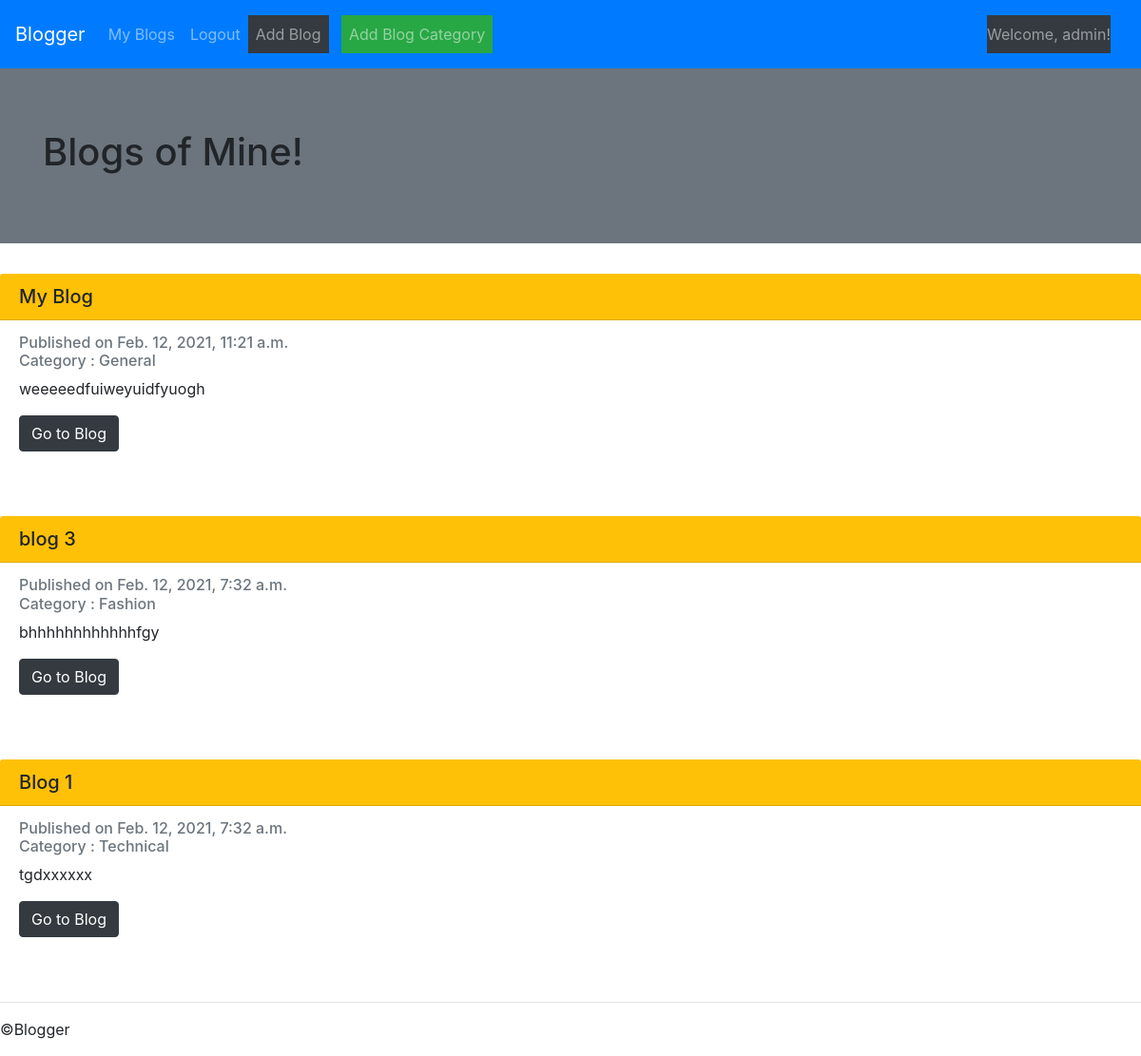
Page /blogger/myblogs/ (signed in) on the earlier database version.
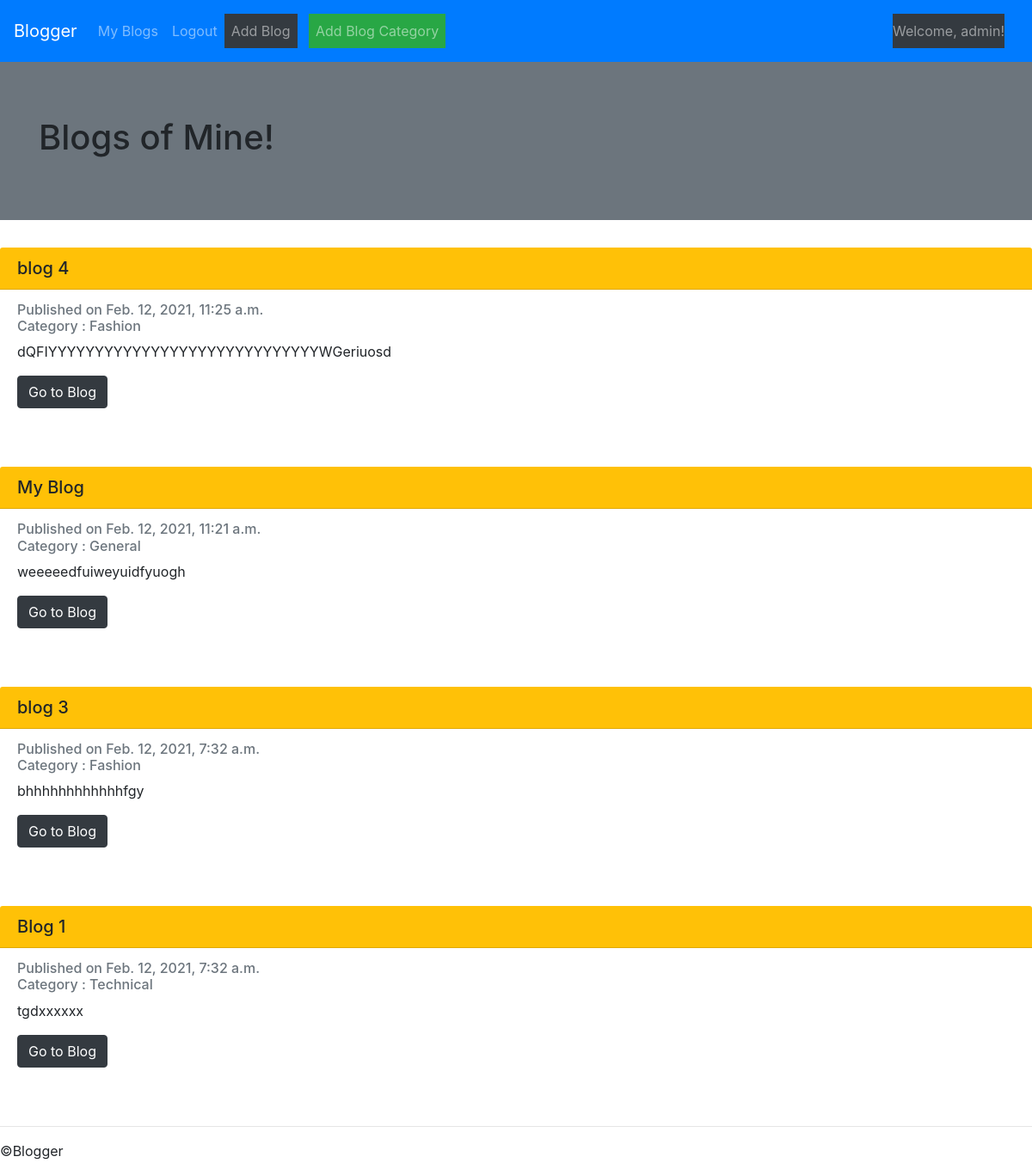
Same page on the later database version.
### blogger/models.py (models this page shows, shortened)
class Blog(models.Model):
	blog_name=models.CharField(max_length=100)
	author=models.ForeignKey(User,on_delete=models.CASCADE,null="true")
	date=models.DateTimeField(default=django.utils.timezone.now())
	blog_text=models.TextField()
	category=models.CharField(max_length=250,default='uncategorized')

### blogger/views.py (the view)
# urls.py: path('myblogs/',views.myblogs,name='myblogs'),
@login_required(login_url='/blogger/login')
def myblogs(request):
	blogs=Blog.objects.filter(author=request.user).order_by('-date')
	context={'blogs':blogs}
	return render(request,'blogger/myblogs.html',context)

### blogger/templates/blogger/myblogs.html (shortened to what this page needs)
{% extends "blogger/base.html" %}
{% block content %}
<div class="jumbotron jumbotron-fluid bg-secondary">
  <div class="container">
    <h1 class="display-4-danger">Blogs of Mine!</h1>
  </div>
</div>
{% if blogs %}
	{% for blog in blogs %}
		<div class="card-fluid border-danger mb-5 "style="border-color:red">
  			<h5 class="card-header bg-warning">{{blog.blog_name}}</h5>
  			<div class="card-body">
    			<h6 class="card-subtitle mb-2 text-muted">Published on {{blog.date}}</br>Category : {{blog.category}}  </h6>
    			<p class="card-text">{{blog.blog_text}}</p>
    			<a href="{% url 'blogger:details' blog.id%}" class="btn btn-dark">Go to Blog</a>
  			</div>
		</div>
	{% endfor %}
{% else %}
	<p>No blogs are available.</p>
{% endif %}
{% endblock %}

### blogger/templates/blogger/base.html (shortened to what this page needs)
<!DOCTYPE html>
<html>
<head>
    <link rel="stylesheet" href="https://maxcdn.bootstrapcdn.com/bootstrap/4.0.0/css/bootstrap.min.css">
</head>
<body>
    <nav class="navbar navbar-expand-lg navbar-dark bg-primary">
        <a class="navbar-brand" href="{% url 'blogger:index' %}">Blogger</a>
  <div class="collapse navbar-collapse" id="navbarSupportedContent">
    <ul class="navbar-nav mr-auto">
      {% if request.user.is_authenticated %}
      <li class="nav-item ">
        <a class="nav-link " href="{% url 'blogger:myblogs' %}">My Blogs</a>
      </li>
      <li class="nav-item ">
        <a class="nav-link " href="{% url 'blogger:logout' %}">Logout</a>
      </li>
     <li class="nav-item ">
        <a class="nav-link btn-dark" href="{% url 'blogger:addblog' %}">Add Blog</a>
      </li>&nbsp&nbsp&nbsp
      <li class="nav-item ">
        <a class="nav-link btn-success" href="{% url 'blogger:addcategory' %}">Add Blog Category</a>
      </li>
    </ul>
    <nav class="navbar navbar-success ">
  <span class="navbar-text bg-dark txt-warning">
    Welcome, {{request.user}}!
  </span>
</nav>
{% endif %}
  </div>
    </nav>
    {% block content %}
    {% endblock %}
    {% block footer %}
    <div class="footer">
        <div class="section-inner clearfix">
            <hr>
            <p>&copy;Blogger</p>
        </div>
    </div>
    {% endblock %}
</body>
</html>

Differences in the rows shown:
added Blog: blog_name "blog 4", date "Feb. 12, 2021, 11:25 a.m.", category "Fashion", blog_text "dQFIYYYYYYYYYYYYYYYYYYYYYYYYYYYYYWGeriuosd"
